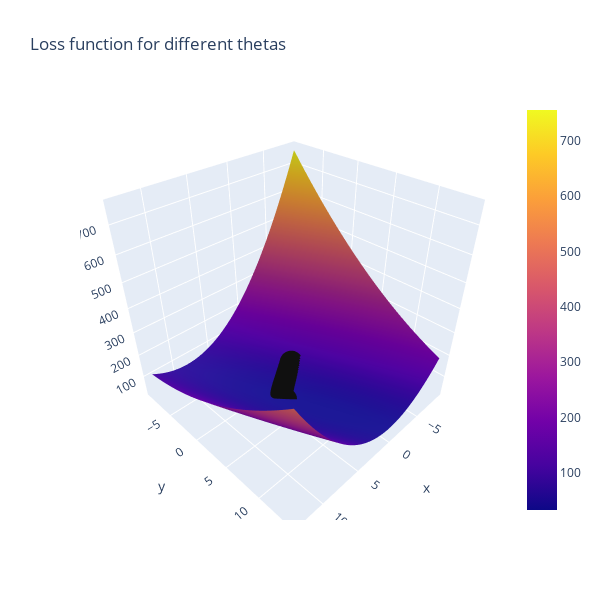

Notebook source saved alongside this figure:
### Code cell
#Let's look at the new loss path on the function. It should start much closer to the goal

line_marker = dict(color='#101010', width=2)
fig = go.Figure()
fig.add_surface(x=theta1_vals, y=theta0_vals, z=J_vals)
fig.add_scatter3d(x=theta1_history1, y=theta0_history1, z=J_history1, line=line_marker, name='')
#The below line adds a graph of just the loss over iterations in a 2D plane
plt.plot(theta0_history1, theta1_history1, 'r+');
fig.update_layout(title='Loss function for different thetas', autosize=True,
                  width=600, height=600, xaxis_title='theta0', 
                 yaxis_title='theta1')
fig.show()
